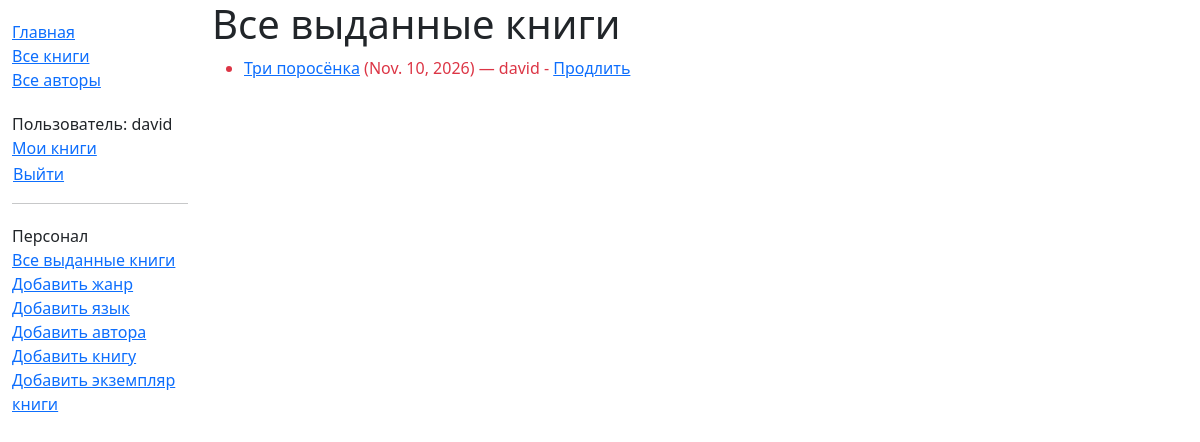
Before: /catalog/borrowed/ (signed in) with the older database file.
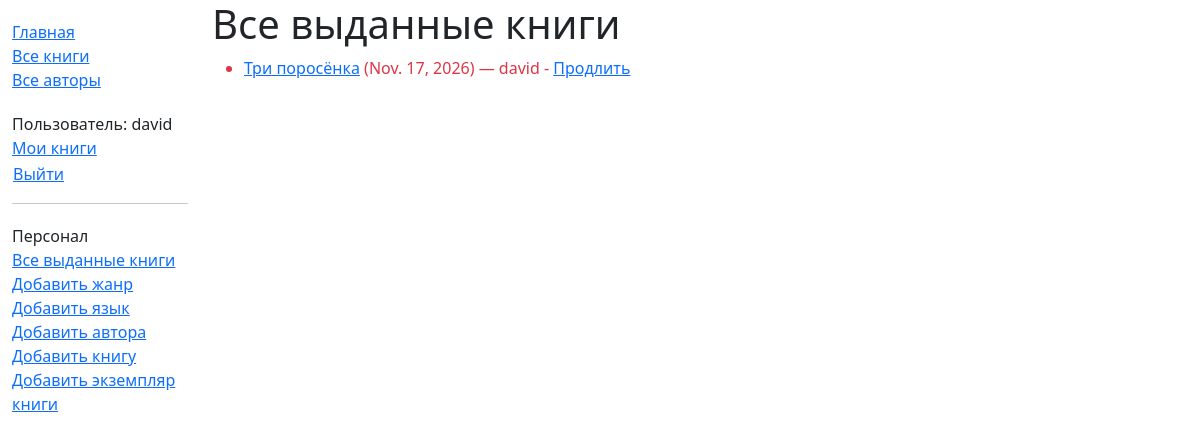
After: the same page with the newer database file.
### catalog/models.py (models this page shows, shortened)
class BookInstance(models.Model):
    id = models.UUIDField(
        primary_key=True,
        default=uuid.uuid4,
        help_text="Уникальный ID для этой конкретной книги во всей библиотеке"
    )
    book = models.ForeignKey('Book', on_delete=models.RESTRICT, null=True)
    imprint = models.CharField(max_length=200)
    due_back = models.DateField(null=True, blank=True)
    borrower = models.ForeignKey(User, on_delete=models.SET_NULL, null=True, blank=True)
    @property
    def is_overdue(self):
        return bool(self.due_back and date.today() > self.due_back)
    LOAN_STATUS = (
        ('m', 'На обслуживании'),
        ('o', 'Выдана'),
        ('a', 'Доступна'),
        ('r', 'Зарезервирована'),
    )
    status = models.CharField(
        max_length=1,
        choices=LOAN_STATUS,
        blank=True,
        default='m',
        help_text='Доступность книги',
    )
    class Meta:
        ordering = ['due_back']
        permissions = (("can_mark_returned", "Отметить книгу как возвращённую"),)

class Book(models.Model):
    title = models.CharField(max_length=200)
    author = models.ForeignKey('Author', on_delete=models.RESTRICT, null=True)
    summary = models.TextField(
        max_length=1000,
        help_text="Введите краткое описание книги"
    )
    isbn = models.CharField(
        'ISBN',
        max_length=13,
        unique=True,
        help_text='13 символов <a href="https://www.isbn-international.org/content/what-isbn">ISBN</a>'
    )
    genre = models.ManyToManyField(Genre, help_text="Выберите жанр для этой книги")
    language = models.ForeignKey('Language', on_delete=models.SET_NULL, null=True)

### catalog/views.py (the view)
# urls.py: path('borrowed/', views.LoanedBooksAllListView.as_view(), name='all-borrowed'),
class LoanedBooksAllListView(PermissionRequiredMixin, generic.ListView):
    model = BookInstance
    permission_required = 'catalog.can_mark_returned'
    template_name = 'catalog/bookinstance_list_borrowed_all.html'
    paginate_by = 10
    def get_queryset(self):
        return BookInstance.objects.filter(status__exact='o').order_by('due_back')

### catalog/templates/catalog/bookinstance_list_borrowed_all.html
{% extends "base_generic.html" %}
{% block content %}
<h1>Все выданные книги</h1>
{% if bookinstance_list %}
<ul>
    {% for bookinst in bookinstance_list %}
    <li class="{% if bookinst.is_overdue %}text-danger{% endif %}">
        <a href="{% url 'book-detail' bookinst.book.pk %}">{{ bookinst.book.title }}</a> ({{ bookinst.due_back }}) — {{ bookinst.borrower }}
        {% if perms.catalog.can_mark_returned %}- <a href="{% url 'renew-book-librarian' bookinst.id %}">Продлить</a>{% endif %}
    </li>
    {% endfor %}
</ul>
{% else %}
<p>Нет выданных книг.</p>
{% endif %}
{% endblock %}

Changed rows visible on the page:
changed BookInstance "Три поросёнка": due_back "Nov. 10, 2026" → "Nov. 17, 2026"
